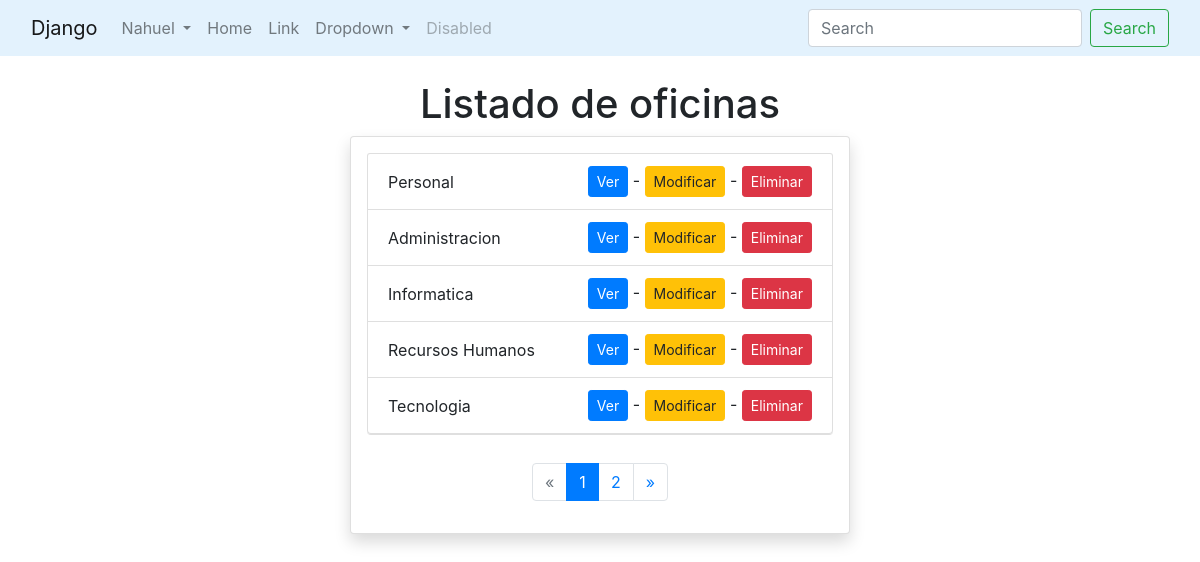
/oficina/lista/ (signed in), run on the app's committed database.
### oficina/models.py (models this page shows, shortened)
class Oficina(models.Model):
    nombre = models.CharField(verbose_name="Nombre de la oficina", max_length=50, unique=True)
    nombre_corto = models.SlugField(verbose_name="Id Corto", max_length=10, unique=True, help_text="Identificador corto y unico para la oficina")
    validators = [validate_nombre_corto]
    class Meta:
        verbose_name = 'Oficina'
        verbose_name_plural = 'Oficinas'

### oficina/views.py (the view)
class OficinaListView(LoginRequiredMixin, ListView):
    model = Oficina
    template_name = "oficina/lista.html"
    context_object_name = "oficinas"
    paginate_by = 5

### templates/oficina/lista.html
{% extends 'base.html' %}
{% block content %}
    <div><center><h1>Listado de oficinas</h1></center></div>
    <div class="d-flex justify-content-center mt-1">
        <div class="card shadow p-3" style="width: 500px; margin-bottom: 1px;">
            {% if oficinas %}
                <ul class="list-group">
                    {% for oficina in oficinas %}
                        <li class="list-group-item d-flex justify-content-between align-items-center">
                            {{ oficina.nombre }}
                            <div>
                                <a href="{% url 'oficina:detalle' oficina.id %}" class="btn btn-sm btn-primary">Ver</a> -
                                <a href="{% url 'oficina:editar' oficina.id %}" class="btn btn-sm btn-warning">Modificar</a> -
                                <a href="{% url 'oficina:eliminar' oficina.id %}" class="btn btn-sm btn-danger">Eliminar</a>
                            </div>
                        </li>
                    {% endfor %}
                </ul>
                <div class="d-flex justify-content-center mt-1">
                    {% include 'paginator.html' %}
                </div>
            {% else %}
                <p class="text-center mt-3">No hay oficinas registradas.</p>
            {% endif %}
        </div>
    </div>
{% endblock content %}

### templates/navbar.html (shortened to what this page needs)
<nav class="navbar navbar-expand-lg navbar-light" style="background-color: #e3f2fd;" >
  <div class="container-fluid">
    <a class="navbar-brand" href="#">Django</a>
    <div class="collapse navbar-collapse" id="navbarSupportedContent">
      <ul class="navbar-nav mr-auto mb-2 mb-lg-0">
        {% if user.is_authenticated %}
          <li class="nav-item dropdown">
            <a class="nav-link dropdown-toggle" href="#" id="userMenu" role="button" data-toggle="dropdown" aria-haspopup="true" aria-expanded="false">
              {{ user.username }}
            </a>
          </li>
        {% else %}
          <li class="nav-item">
            <a class="nav-link" href="{% url 'account_login' %}">Ingresar</a>
          </li>
        {% endif %}
        <li class="nav-item">
          <a class="nav-link" aria-current="page" href="{% url 'persona:index' %}">Home</a>
        </li>
        <li class="nav-item">
          <a class="nav-link" href="#">Link</a>
        </li>
        <li class="nav-item dropdown">
          <a class="nav-link dropdown-toggle" href="#" id="dropdown01" role="button" data-bs-toggle="dropdown" aria-haspopup="true" aria-expanded="false">
            Dropdown
          </a>
        </li>
        <li class="nav-item">
          <a class="nav-link disabled" aria-disabled="true">Disabled</a>
        </li>
      </ul>
      <form class="d-flex" role="search" action="{% url 'persona:buscar' %}" method="get">
        <input class="form-control mr-2" type="search" placeholder="Search" aria-label="Search" name="q"/>
        <button class="btn btn-outline-success" type="submit">Search</button>
      </form>
    </div>
  </div>
</nav>

### data on the page
Oficina: nombre "Personal"
Oficina: nombre "Administracion"
Oficina: nombre "Informatica"
Oficina: nombre "Recursos Humanos"
Oficina: nombre "Tecnologia"

### other printed values
{{ user.username }} "Nahuel"
{{ num }} "1"
{{ num }} "2"
